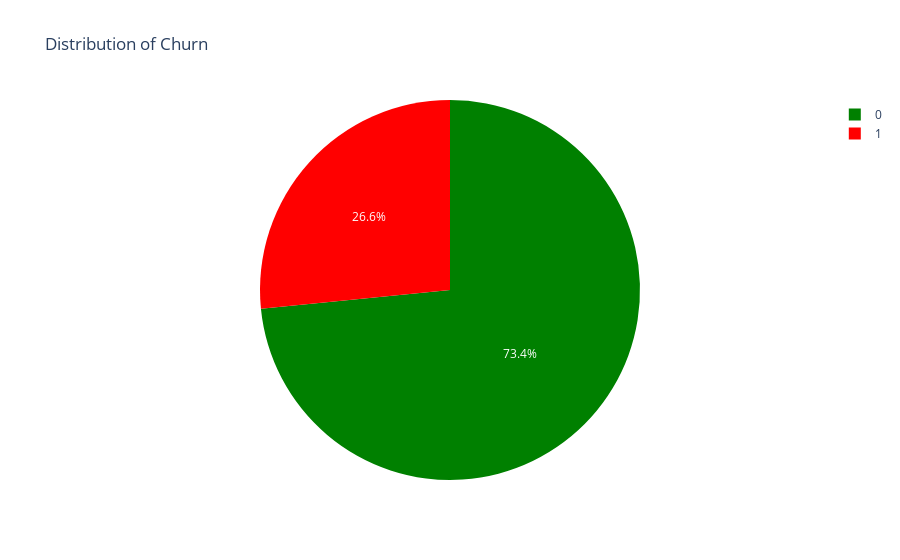

Source (notebook cell):
### Code cell
target_instance = data["Churn"].value_counts().to_frame()
target_instance = target_instance.reset_index()
fig = px.pie(target_instance, values='count', names='Churn', color_discrete_sequence=["green", "red"],
             title='Distribution of Churn')
fig.show()

### Figure 1 — Plotly figure (JSON) as saved in the notebook; plotly's stock layout.template omitted (floating-point values rounded to 4 significant figures)
{"data": [{"domain": {"x": [0, 1], "y": [0, 1]}, "hovertemplate": "Churn=%{label}<br>count=%{value}<extra></extra>", "labels": [0, 1], "legendgroup": "", "name": "", "showlegend": true, "type": "pie", "values": [5163, 1869]}], "layout": {"legend": {"tracegroupgap": 0}, "piecolorway": ["green", "red"], "title": {"text": "Distribution of Churn"}}}
